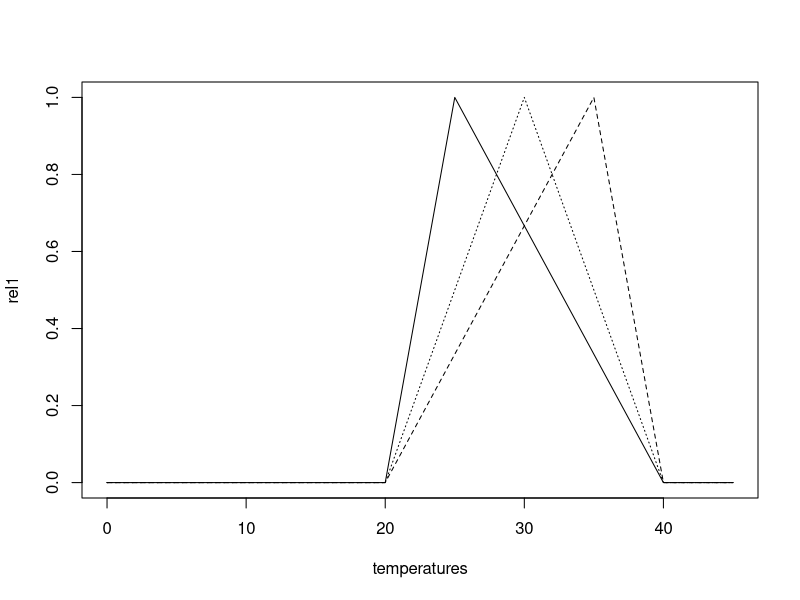

Here is the R script that generated this plot: (Note: this script raises an error after producing the figure.)

### Explore fits assuming that there are strong biological limits, but there is some variation in the detail of the relationship between these extremes dependent on local context (e.g., there might be more cats, or more rapid cat consumption of mice, etc). 


# temperature pattern
temperatures <- seq(0,45, length=100)


## assume a hard limit at t=40, and lower bound at t=20 - i.e., no oocyst survival. Then make triangles that peak at different point in this margin

index <- c(which(temperatures==20), which(temperatures==40))
rel1 <- rel2 <- rel3 <- rep(0,length(temperatures))

# the upslope
a1 <- 1/(25-20); b1 <- (1-a1*25)
a2 <- 1/(30-20); b2 <- (1-a2*30)
a3 <- 1/(35-20); b3 <- (1-a3*35)

rel1[index[1]:which(temperatures==25)] <- a1*temperatures[index[1]:which(temperatures==25)]+b1
rel2[index[1]:which(temperatures==30)] <- a2*temperatures[index[1]:which(temperatures==30)]+b2
rel3[index[1]:which(temperatures==35)] <- a3*temperatures[index[1]:which(temperatures==35)]+b3

# the downslope
# the upslope
a11 <- 1/(25-40); b11 <- 1-a11*25
a21 <- 1/(30-40); b21 <- 1-a21*30
a31 <- 1/(35-40); b31 <- 1-a31*35


rel1[which(temperatures==25):index[2]] <- a11*temperatures[which(temperatures==25):index[2]]+b11
rel2[which(temperatures==30):index[2]] <- a21*temperatures[which(temperatures==30):index[2]]+b21
rel3[which(temperatures==35):index[2]] <- a31*temperatures[which(temperatures==35):index[2]]+b31

## Plot them out
plot(temperatures,rel1,type="l",lty=1)
points(temperatures,rel2,type="l",lty=3)
points(temperatures,rel3,type="l",lty=2)



## Translate into force of infection across age by sampling at random 

nsim <- 1000
prob.seropos <- age <- temp.index <- seropos <- rep(NA,nsim)

for (j in 1:nsim) { 

	#select which curve
	nval <- seq(1:3,size=1) 
	if (nval==1) rel0 <- rel1	
	if (nval==2) rel0 <- rel2	
	if (nval==3) rel0 <- rel3	
	
	#pick out an age 
	age[j] <- sample(1:50,size=1)

	#choose a temperature index
	temp.index[j] <- sample(1:length(temperatures),size=1)
	
	#simulate the seroprevalence - get prob, and then get a random variable from binomial
	prob.seropos[j] <- exp(-rel0[temp.index[j]]*age[j])
	seropos[j] <- rbinom(1, prob.seropos[j],1)


}








